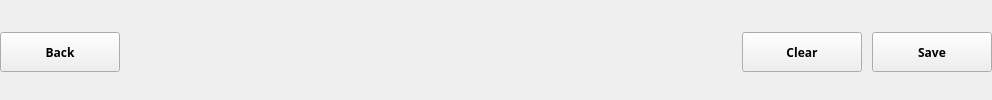
                                <widget class="QWidget" name="widget_17" native="true">
                                 <layout class="QHBoxLayout" name="horizontalLayout_9">
                                  <property name="spacing">
                                   <number>0</number>
                                  </property>
                                  <property name="leftMargin">
                                   <number>0</number>
                                  </property>
                                  <property name="topMargin">
                                   <number>5</number>
                                  </property>
                                  <property name="rightMargin">
                                   <number>0</number>
                                  </property>
                                  <property name="bottomMargin">
                                   <number>0</number>
                                  </property>
                                  <item>
                                   <widget class="QPushButton" name="btnRoomBack">
                                    <property name="minimumSize">
                                     <size>
                                      <width>120</width>
                                      <height>40</height>
                                     </size>
                                    </property>
                                    <property name="font">
                                     <font>
                                      <family>Century Gothic</family>
                                      <pointsize>9</pointsize>
                                      <weight>75</weight>
                                      <bold>true</bold>
                                     </font>
                                    </property>
                                    <property name="text">
                                     <string>Back</string>
                                    </property>
                                    <property name="icon">
                                     <iconset>
                                      <normaloff>arrow-left.svg</normaloff>arrow-left.svg</iconset>
                                    </property>
                                   </widget>
                                  </item>
                                  <item>
                                   <spacer name="horizontalSpacer_8">
                                    <property name="orientation">
                                     <enum>Qt::Horizontal</enum>
                                    </property>
                                    <property name="sizeHint" stdset="0">
                                     <size>
                                      <width>622</width>
                                      <height>20</height>
                                     </size>
                                    </property>
                                   </spacer>
                                  </item>
                                  <item>
                                   <widget class="QPushButton" name="btnRMClear">
                                    <property name="minimumSize">
                                     <size>
                                      <width>120</width>
                                      <height>40</height>
                                     </size>
                                    </property>
                                    <property name="font">
                                     <font>
                                      <family>Century Gothic</family>
                                      <pointsize>9</pointsize>
                                      <weight>75</weight>
                                      <bold>true</bold>
                                     </font>
                                    </property>
                                    <property name="text">
                                     <string>Clear</string>
                                    </property>
                                   </widget>
                                  </item>
                                  <item>
                                   <spacer name="horizontalSpacer_13">
                                    <property name="orientation">
                                     <enum>Qt::Horizontal</enum>
                                    </property>
                                    <property name="sizeType">
                                     <enum>QSizePolicy::Fixed</enum>
                                    </property>
                                    <property name="sizeHint" stdset="0">
                                     <size>
                                      <width>10</width>
                                      <height>20</height>
                                     </size>
                                    </property>
                                   </spacer>
                                  </item>
                                  <item>
                                   <widget class="QPushButton" name="btnRoomSave">
                                    <property name="minimumSize">
                                     <size>
                                      <width>120</width>
                                      <height>40</height>
                                     </size>
                                    </property>
                                    <property name="font">
                                     <font>
                                      <family>Century Gothic</family>
                                      <pointsize>9</pointsize>
                                      <weight>75</weight>
                                      <bold>true</bold>
                                     </font>
                                    </property>
                                    <property name="text">
                                     <string>Save</string>
                                    </property>
                                   </widget>
                                  </item>
                                 </layout>
                                </widget>
